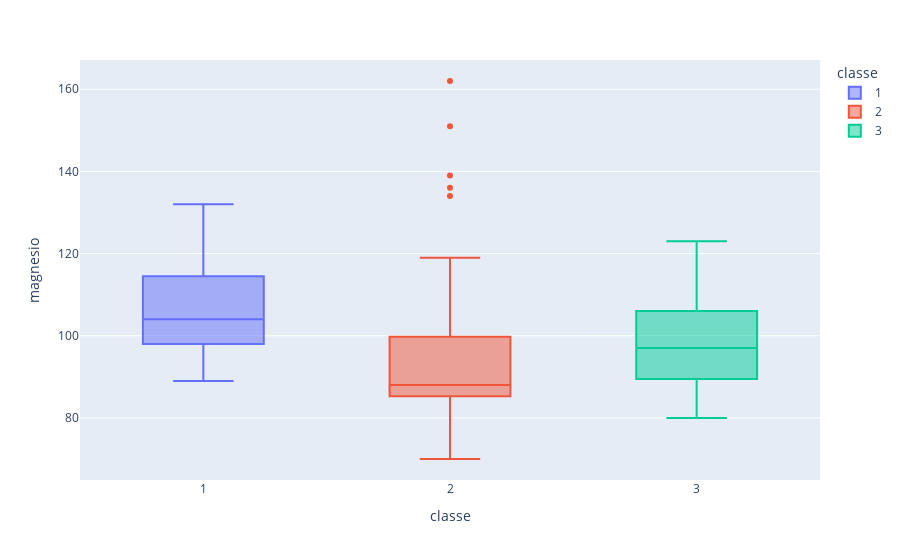

Write notebook code for a chart like this one.
### Code cell
magnesio_box = px.box(vinhos, x='classe', y='magnesio', color='classe')
magnesio_box

### Figure 1 — Plotly figure (JSON) as saved in the notebook; plotly's stock layout.template omitted (floating-point values rounded to 4 significant figures)
{"data": [{"alignmentgroup": "True", "hovertemplate": "classe=%{x}<br>magnesio=%{y}<extra></extra>", "legendgroup": "1", "marker": {"color": "#636efa"}, "name": "1", "notched": false, "offsetgroup": "1", "orientation": "v", "showlegend": true, "type": "box", "x": ["1", "1", "1", "1", "1", "1", "1", "1", "1", "1", "1", "1", "1", "1", "1", "1", "1", "1", "1", "1", "1", "1", "1", "1", "1", "1", "1", "1", "1", "1", "1", "1", "1", "1", "1", "1", "1", "1", "1", "1", "1", "1", "1", "1", "1", "1", "1", "1", "1", "1", "1", "1", "1", "1", "1", "1", "1", "1", "1"], "x0": " ", "xaxis": "x", "y": [127, 100, 101, 113, 118, 112, 96, 121, 97, 98, 105, 95, 89, 91, 102, 112, 120, 115, 108, 116, 126, 102, 101, 95, 96, 124, 93, 94, 107, 96, 101, 106, 104, 132, 110, 100, 110, 98, 98, 128, 117, 90, 101, 103, 107, 111, 102, 101, 103, 108, 92, 94, 111, 115, 118, 116, 118, 102, 108], "y0": " ", "yaxis": "y"}, {"alignmentgroup": "True", "hovertemplate": "classe=%{x}<br>magnesio=%{y}<extra></extra>", "legendgroup": "2", "marker": {"color": "#EF553B"}, "name": "2", "notched": false, "offsetgroup": "2", "orientation": "v", "showlegend": true, "type": "box", "x": ["2", "2", "2", "2", "2", "2", "2", "2", "2", "2", "2", "2", "2", "2", "2", "2", "2", "2", "2", "2", "2", "2", "2", "2", "2", "2", "2", "2", "2", "2", "2", "2", "2", "2", "2", "2", "2", "2", "2", "2", "2", "2", "2", "2", "2", "2", "2", "2", "2", "2", "2", "2", "2", "2", "2", "2", "2", "2", "2", "2", "2", "2", "2", "2", "2", "2", "2", "2", "2", "2", "2"], "x0": " ", "xaxis": "x", "y": [88, 101, 100, 94, 87, 104, 98, 78, 78, 110, 151, 103, 86, 87, 139, 101, 97, 86, 112, 136, 101, 86, 86, 78, 85, 94, 99, 90, 88, 84, 70, 81, 86, 80, 88, 98, 162, 134, 85, 88, 88, 97, 88, 98, 86, 85, 90, 80, 84, 92, 94, 107, 88, 103, 88, 84, 85, 86, 108, 80, 87, 96, 119, 102, 86, 82, 85, 86, 92, 88, 80], "y0": " ", "yaxis": "y"}, {"alignmentgroup": "True", "hovertemplate": "classe=%{x}<br>magnesio=%{y}<extra></extra>", "legendgroup": "3", "marker": {"color": "#00cc96"}, "name": "3", "notched": false, "offsetgroup": "3", "orientation": "v", "showlegend": true, "type": "box", "x": ["3", "3", "3", "3", "3", "3", "3", "3", "3", "3", "3", "3", "3", "3", "3", "3", "3", "3", "3", "3", "3", "3", "3", "3", "3", "3", "3", "3", "3", "3", "3", "3", "3", "3", "3", "3", "3", "3", "3", "3", "3", "3", "3", "3", "3", "3", "3", "3"], "x0": " ", "xaxis": "x", "y": [122, 104, 98, 106, 85, 94, 89, 96, 88, 101, 96, 89, 97, 92, 112, 102, 80, 86, 92, 113, 123, 112, 116, 98, 103, 93, 89, 97, 98, 89, 88, 107, 106, 106, 90, 88, 111, 88, 105, 112, 96, 86, 91, 95, 102, 120, 120, 96], "y0": " ", "yaxis": "y"}], "layout": {"autosize": true, "boxmode": "overlay", "legend": {"title": {"text": "classe"}, "tracegroupgap": 0}, "margin": {"t": 60}, "xaxis": {"anchor": "y", "autorange": true, "categoryarray": ["1", "2", "3"], "categoryorder": "array", "domain": [0, 1], "range": [-0.5, 2.5], "title": {"text": "classe"}, "type": "category"}, "yaxis": {"anchor": "x", "autorange": true, "domain": [0, 1], "range": [64.89, 167.1], "title": {"text": "magnesio"}, "type": "linear"}}}
